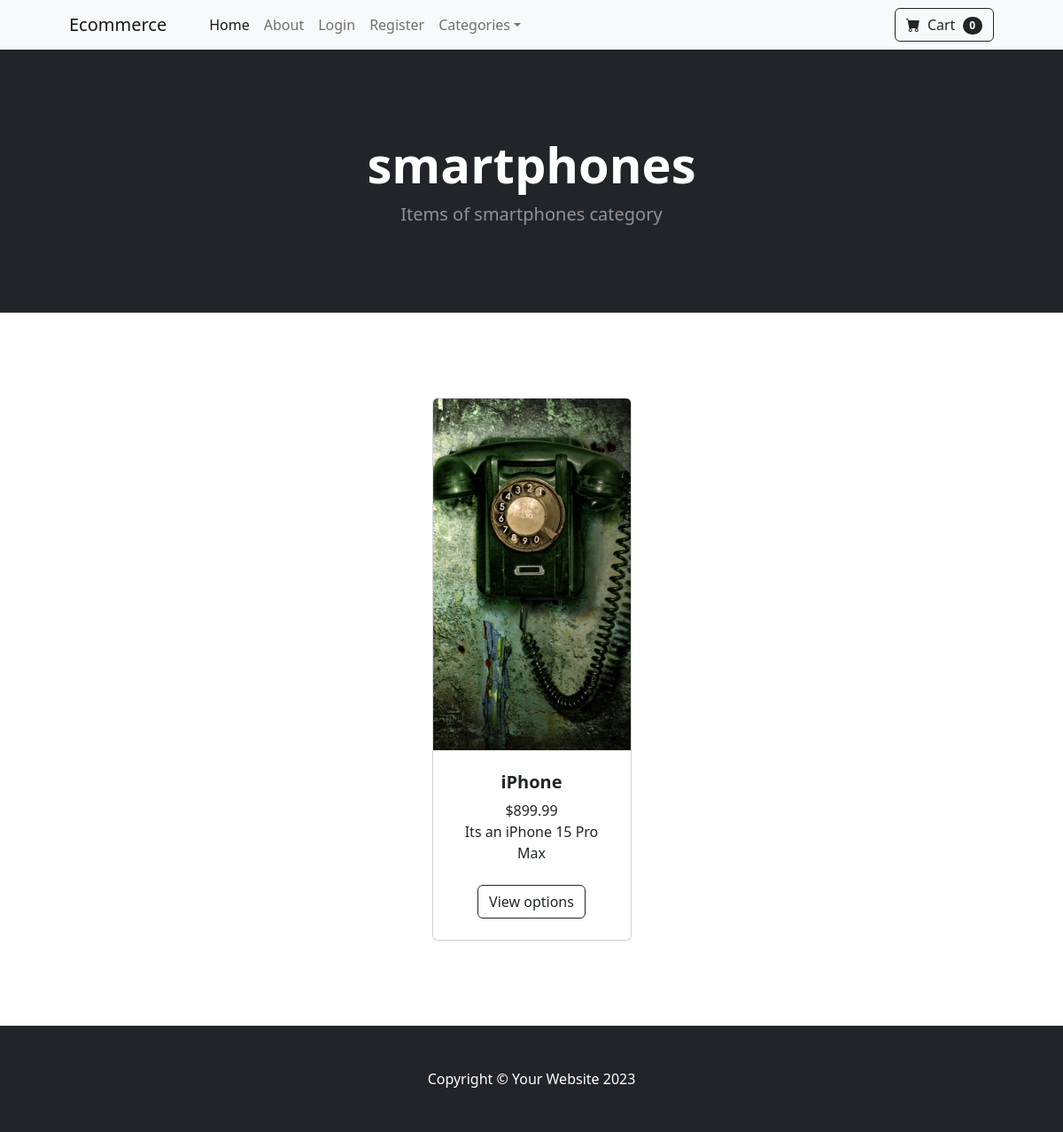
The page /category/smartphones on the database its author committed.
### store/models.py (models this page shows, shortened)
class Category(models.Model):
    name = models.CharField(max_length=50)
    def __str__(self):
        return self.name
    class Meta:
        verbose_name_plural = 'categories'

class Product(models.Model):
    name = models.CharField(max_length=100)
    price = models.DecimalField(default=0, decimal_places=2, max_digits=6)
    category = models.ForeignKey(Category, on_delete=models.CASCADE, default=1)
    description = models.CharField(max_length=250, default='', blank=True, null=True)
    image = models.ImageField(upload_to='uploads/products/')
    full_text = models.TextField(max_length=1000,default='',blank=True, null=False)
    is_sale = models.BooleanField(default=False)
    sale_price = models.DecimalField(default=0, decimal_places=2, max_digits=6)

### store/views.py (the view)
# urls.py: path('category/<str:foo>', views.category, name='category')
def category(request, foo):
    foo = foo.replace('-', ' ')
    try:
        category = Category.objects.get(name=foo)
        products = Product.objects.filter(category=category)
        return render(request, 'category.html', {'products': products, 'category': category})
    except Category.DoesNotExist:
        messages.error(request, 'That category does not exist')
        return redirect('home')

### cart/cart.py (called while the page is built)
    def __len__(self):
        return len(self.cart)

### cart/context_processors.py (called while the page is built)
def cart(request):
    return {'cart': Cart(request)}

### store/templates/category.html (shortened to what this page needs)
{% extends 'base.html' %}
{% load static %}
{% block content %}
<header class="bg-dark py-5">
    <div class="container px-4 px-lg-5 my-5">
        <div class="text-center text-white">
            <h1 class="display-4 fw-bolder">{{ category }}</h1>
            <p class="lead fw-normal text-white-50 mb-0">Items of {{ category }} category</p>
        </div>
    </div>
</header>
<section class="py-5">
    <div class="container px-4 px-lg-5 mt-5">
        <div class="row gx-4 gx-lg-5 row-cols-2 row-cols-md-3 row-cols-xl-4 justify-content-center">
            {% for product in products %}
                {% if product.is_sale %}
                    <div class="col mb-5">
                        <div class="card h-100">
                            <div class="badge bg-dark text-white position-absolute" style="top: 0.5rem; right: 0.5rem">
                                Sale
                            </div>
                            <img class="card-img-top" src="{{ product.image.url }}" alt="..."/>
                            <div class="card-body p-4">
                                <div class="text-center">
                                    <h5 class="fw-bolder">{{ product.name }}</h5>
                                    <strike>${{ product.price }}</strike>&nbsp;
                                    ${{ product.sale_price }}<br>
                                    {{ product.description }}
                                </div>
                            </div>
                            <div class="card-footer p-4 pt-0 border-top-0 bg-transparent">
                                <div class="text-center"><a class="btn btn-outline-dark mt-auto" href="{% url 'product' product.id %}">View
                                    options</a>
                                </div>
                            </div>
                        </div>
                    </div>
                {% else %}
                    <div class="col mb-5">
                        <div class="card h-100">
                            <img class="card-img-top" src="{{ product.image.url }}" alt="..."/>
                            <div class="card-body p-4">
                                <div class="text-center">
                                    <h5 class="fw-bolder">{{ product.name }}</h5>
                                    ${{ product.price }}<br>
                                    {{ product.description }}
                                </div>
                            </div>
                            <div class="card-footer p-4 pt-0 border-top-0 bg-transparent">
                                <div class="text-center"><a class="btn btn-outline-dark mt-auto" href="{% url 'product' product.id %}">View
                                    options</a>
                                </div>
                            </div>
                        </div>
                    </div>
                {% endif %}
            {% endfor %}
        </div>
    </div>
</section>
{% endblock %}

### rows shown on the page
Category: name "smartphones"
Product: image (picture), name "iPhone", price "899.99", description "Its an iPhone 15 Pro Max"

### other values the page prints
{{ cart|length }} "0"
